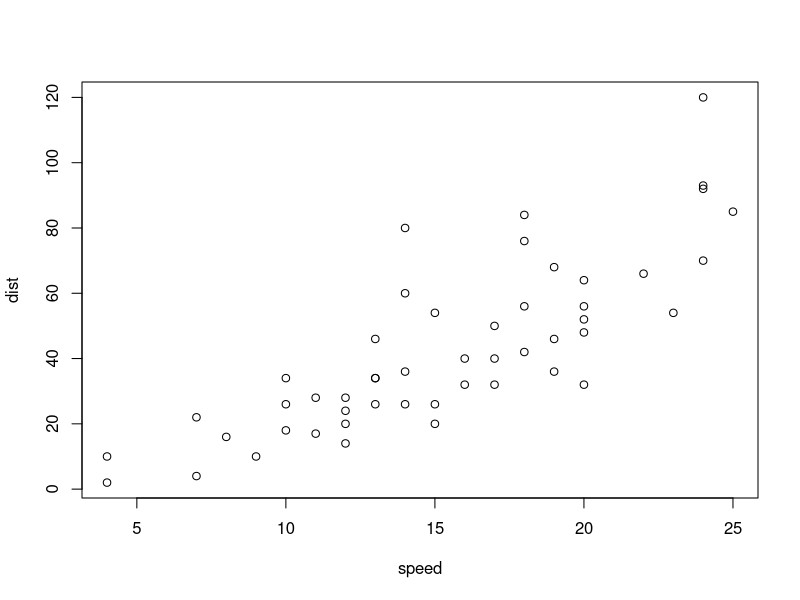
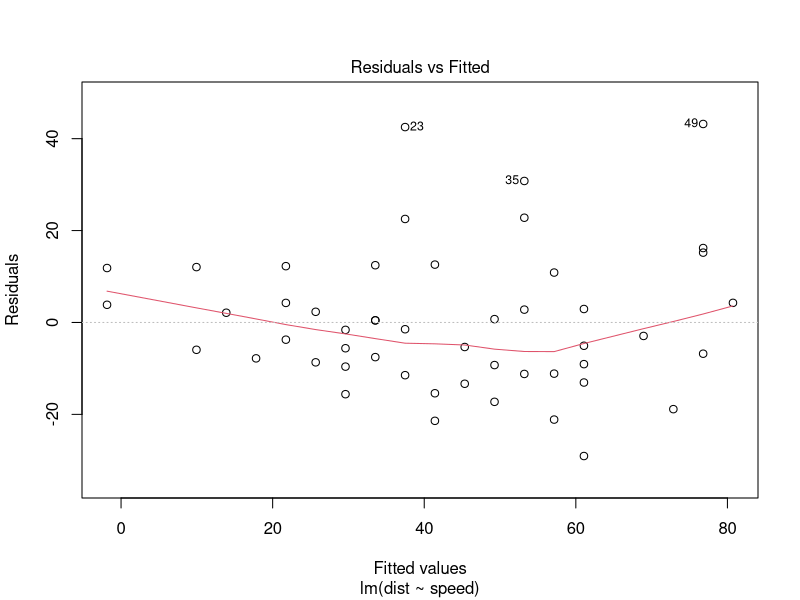
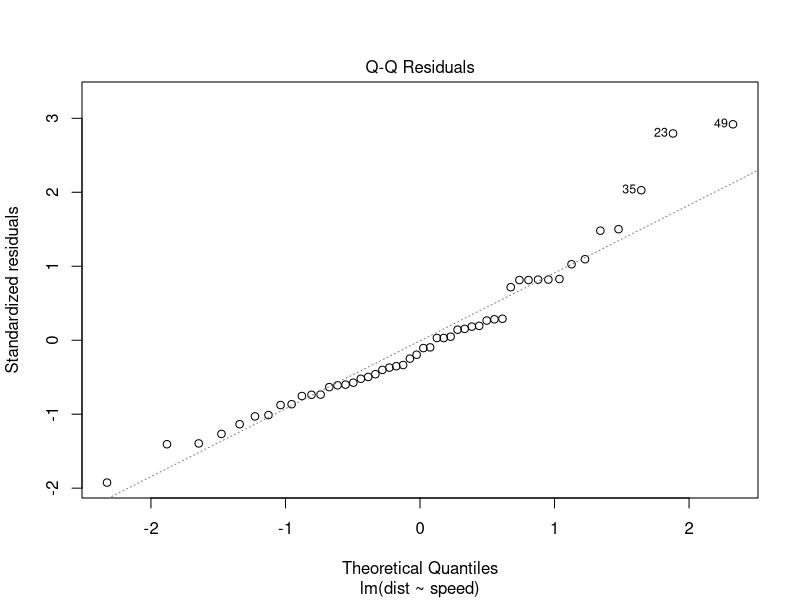
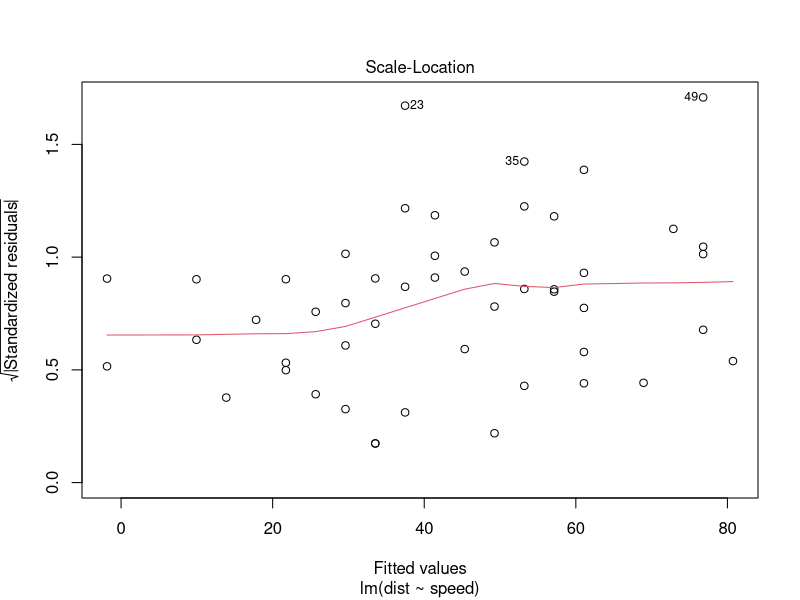
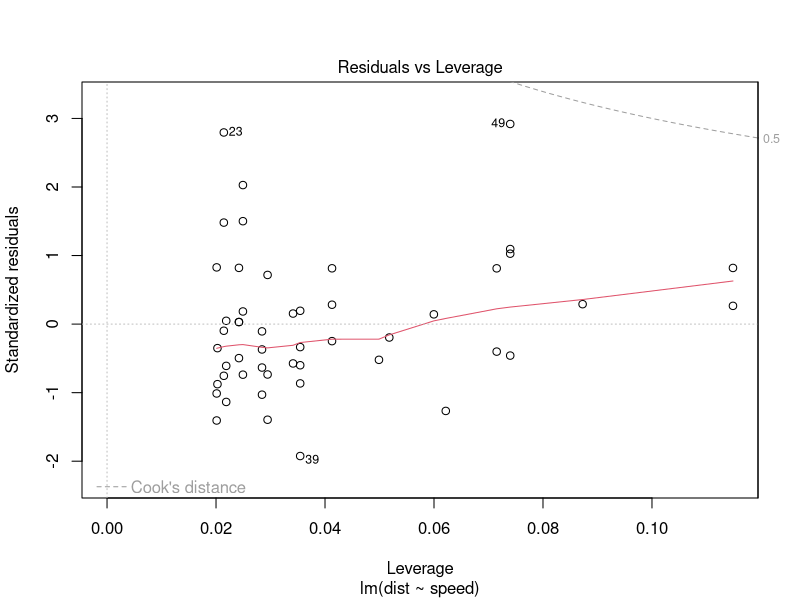
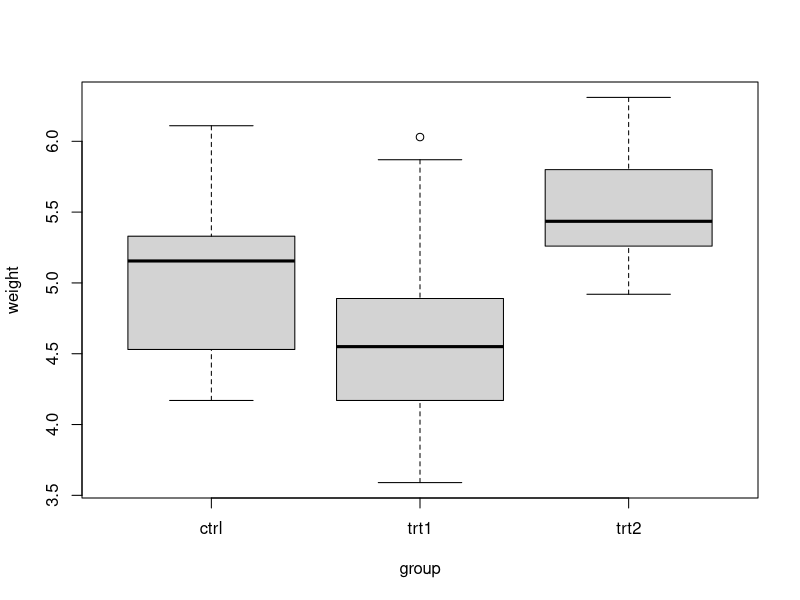

These charts were generated, in order, by the following R code: (Note: this script raises an error after producing the figures.)
library(tidyverse)
library(lattice)
library(multcomp)
library(emmeans)
library(MASS)
library(car)


#######################
## Linear regression ##
#######################

# Use the built-in data set cars to explore relationships #
# between stopping distance and speed #

data(cars)

# Preliminary look at the data#
head(cars)
plot(dist ~ speed, data = cars)

#Fit linear regression#
mod_cars <- lm(dist ~ speed, data = cars)

#Model diagnostic#
plot(mod_cars)

#Examine the model#
summary(mod_cars)

#Confidence interval of parameters#
confint(mod_cars)

#Fitted mean and prediction#
mod_cars_fit <- predict(mod_cars, interval = "confidence", se.fit = T)
mod_cars_pred <- predict(mod_cars, newdata = data.frame(speed = c(5, 10)), 
  interval = "prediction", se.fit = T)

#Hypothesis testing#
test_slope <- glht(mod_cars, linfct = matrix(c(0, 1), nrow = 1))




##########################
## Analysis of Variance ##
##########################

#Use data set PlantGrowth for one-way ANOVA#
plot(weight ~ group, data= PlantGrowth)

#Fitting ANOVA model#
mod_plant <- lm(weight ~ group, data = PlantGrowth)
summary(mod_plant)

#Hypothesis testing#
#Testing equality of means#
anova(mod_plant)
lht(mod_plant, hypothesis.matrix = matrix(c(0,1,0,0,0,1), nrow = 2, byrow = T))
mod_plant_reduced <- lm(weight ~ 1, data = PlantGrowth)
anova(mod_plant, mod_plant_reduced)


#Pairwise comparison#
emm_plant <- emmeans(mod_plant, specs = ~ group)
summary(emm_plant)
pairs(emm_plant)
glht(mod_plant, linfct = matrix(c(0, 1, 1), nrow = 2, byrow = T)) %>% summary()




# Use the data set ToothGrowth for a more complex ANOVA #

# Preliminary examination of the data#
ggplot(data = ToothGrowth) +
  geom_point(mapping = aes(x = dose, y = len, col = supp))
  
xyplot(len ~ dose | supp, data = ToothGrowth)


# Analysis of variance#
mod_tooth <- lm(len ~ supp * factor(dose), data = ToothGrowth)
summary(mod_tooth)

# Marginal means and comparisons#
emm_tooth <- emmeans(mod_tooth, specs = ~ supp * factor(dose) )
summary(emm_tooth)


# Hypothesis testing #
anova(mod_tooth)

# Are the effects of dose linear?#
mod_tooth_linear <- lm(len ~ supp * dose, data = ToothGrowth)
anova(mod_tooth, mod_tooth_linear)
